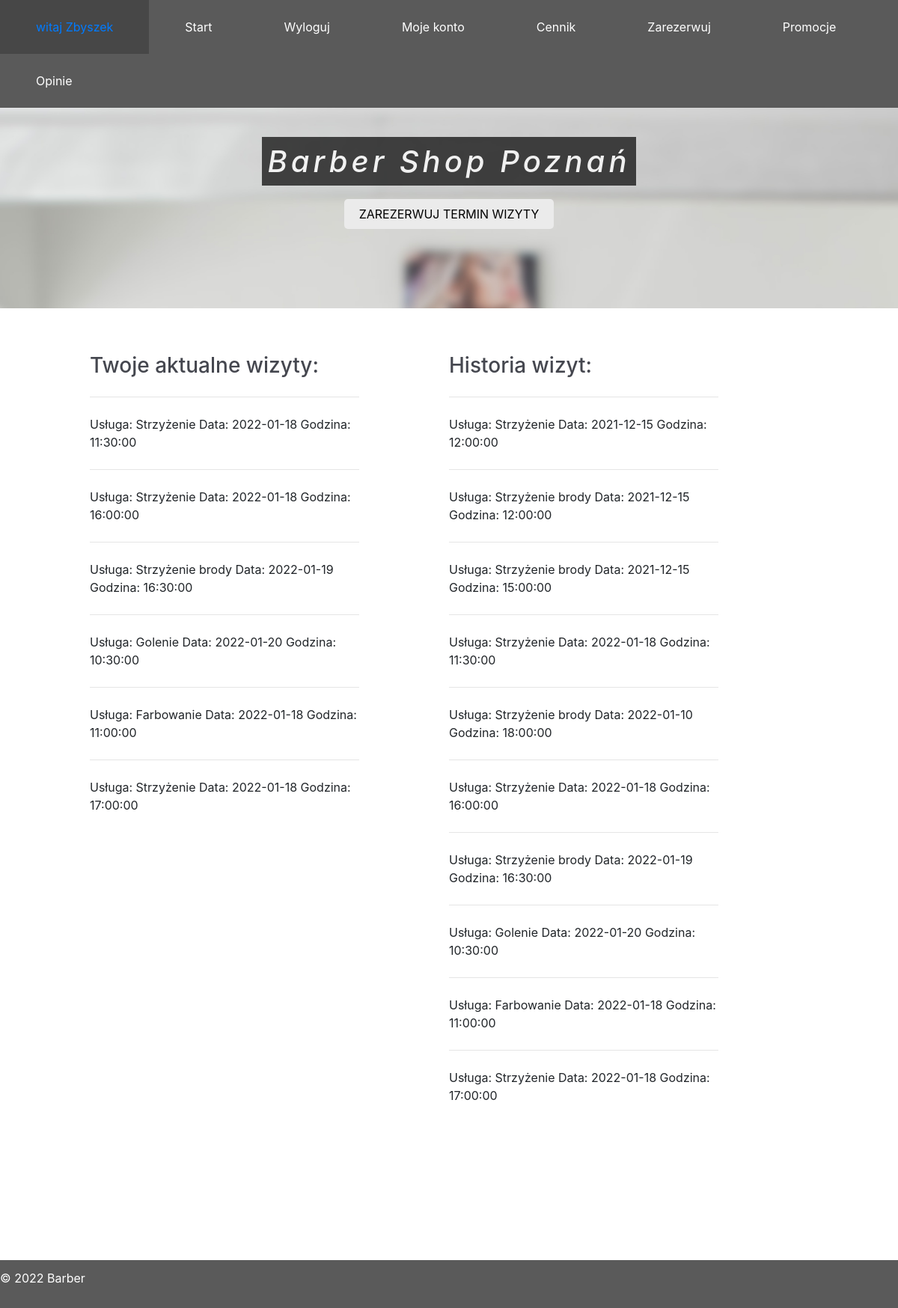
The page /user.php (signed in) on the database its author committed.
### tables this page shows
CREATE TABLE `reservation` (
  `ID_reservation` int(11) NOT NULL,
  `ID_uslugi` int(11) NOT NULL,
  `ID_os` int(11) NOT NULL,
  `ID_emp` int(11) NOT NULL,
  `Data` date NOT NULL,
  `Godzina` time NOT NULL
);

CREATE TABLE `uslugi` (
  `ID_uslugi` int(11) NOT NULL,
  `Usluga` text NOT NULL,
  `Cena` int(11) NOT NULL
);

### user.php (the view, shortened to what this page needs)
<!DOCTYPE html>
  <html>
	<head>
		<link rel="stylesheet" href="style/style.css">
		<link href="css/bootstrap-4.3.1.css" rel="stylesheet">
		<link href='https://code.ionicframework.com/ionicons/2.0.1/css/ionicons.min.css' rel='stylesheet' type='text/css'><link rel="stylesheet" href="https://cdnjs.cloudflare.com/ajax/libs/normalize/5.0.0/normalize.min.css">
	</head>
	<body>
		<div class="menu-container">
  <div class="menu">
    <ul>
		<li><a href="#">	<?php
	echo("witaj ".$_SESSION['Imie']);
	?></a></li>
      <li><a href="index.php">Start</a></li>
		<li>	<a href="logout.php">Wyloguj</a></li>
       <li><a href="user.php">Moje konto</a>
        </li>
		 <li><a href="home.php#price_listA">Cennik</a></li>
		<li><a href="rezerwacja.php">Zarezerwuj</a></li>
		<li><a href="home.php#promo">Promocje</a></li>
		<li><a href="home.php#opinie">Opinie</a></li>
    </ul>
  </div>
</div>
		<section class="banner_user">
			<div class="container center-text">
				<h1 style="line-height: 130%; "><mark id="mark_top">Barber Shop Poznań </mark></h1>
				<a class="button button-light" href="rezerwacja.php">Zarezerwuj termin wizyty</a>
			</div>
		</section>
			<div class="arch_info">
				<h3>Twoje aktualne wizyty:</h3>
			<?php
		$today_date = date("Y-m-d");
		require_once "connect.php";
	try
		{
			$polaczenie = mysqli_connect($host, $db_user, $db_password, $db_name);
			if ($polaczenie->connect_errno!=0)
			{
				throw new Exception(mysqli_connect_errno());
			}
			else
			{
			$wyswietl = $polaczenie->query("SELECT Usluga, Data, Godzina FROM reservation INNER JOIN uslugi ON reservation.ID_uslugi = uslugi.ID_uslugi WHERE ID_os='$_SESSION[ID_os]' AND Data >= '$today_date'");
       if (!$wyswietl) throw new Exception($polaczenie->error);
				else{
				         while ( $row = mysqli_fetch_row($wyswietl) )
						 {
					    echo("<hr class='my-4'> <p>Usługa: ");
						echo($row[0]);
					    echo("    Data:  ");
						echo("$row[1]");
					    echo("    Godzina:  ");
						echo($row[2]);
							  echo("</p></hr>");
						 }
				}
			}
	}
catch(Exception $e)
		{
			echo '<span style="color:red;">Błąd serwera! </span>';
			echo '<br />Informacja developerska: '.$e;
		}
		?>
</div>
			<div class="arch_info">
				<h3>Historia wizyt:</h3>
			<?php
		require_once "connect.php";
	try
		{
			$polaczenie = mysqli_connect($host, $db_user, $db_password, $db_name);
			if ($polaczenie->connect_errno!=0)
			{
				throw new Exception(mysqli_connect_errno());
			}
			else
			{
			$wyswietl = $polaczenie->query("SELECT Usluga, Data, Godzina FROM reservation INNER JOIN uslugi ON reservation.ID_uslugi = uslugi.ID_uslugi WHERE ID_os='$_SESSION[ID_os]'");
       if (!$wyswietl) throw new Exception($polaczenie->error);
				else{
				         while ( $row = mysqli_fetch_row($wyswietl) )
						 {
					    echo("<hr class='my-4'> <p>Usługa: ");
						echo($row[0]);
					    echo("    Data:  ");
						echo("$row[1]");
					    echo("    Godzina:  ");
						echo($row[2]);
							  echo("</p></hr>");
						 }
				}
			}
	}
catch(Exception $e)
		{
			echo '<span style="color:red;">Błąd serwera! </span>';
			echo '<br />Informacja developerska: '.$e;
		}
		?>
		</div>
		<footer class="site-footer" style="margin-top: 16%;">
			  <p>&copy; 2022 Barber </p>
		</footer>
	</body>
</html>

### style/style.css (style rules this page uses)
html, body, div, span, applet, object, iframe, h1, h2, h3, h4, h5, h6, p, blockquote, pre, a, abbr, acronym, address, big, cite, code, del, dfn, em, img, ins, kbd, q, s, samp, small, strike, strong, sub, sup, tt, var, b, u, i, center, dl, dt, dd, ol, ul, li, fieldset, form, label, legend, table, caption, tbody, tfoot, thead, tr, th, td, article, aside, canvas, details, embed, figure, figcaption, footer, header, hgroup, menu, nav, output, ruby, section, summary, time, mark, audio, video { margin: 0; padding: 0; border: 0; font-size: 100%; font: inherit; vertical-align: baseline; }
article, aside, details, figcaption, figure, footer, header, hgroup, menu, nav, section { display: block; }
body { line-height: 1; }
ol, ul { list-style: none; }
html { scroll-behavior: smooth; }
body { font-family: Arial, Helvetica, sans-serif; color: #7F8C8D; line-height: 1.7; height: 100%; }
p { margin-top: 6px; }
h2, h3, h4, label { color: #45474F; }
h1 { font-size: 54px; line-height: 1.2; }
h1, h3, h4, strong { font-weight: 600; }
h3 { font-size: 18px; }
section { clear: both; padding: 90px 0; overflow: auto; }
.container { max-width: 100%; margin-left: auto; margin-right: auto; height: auto !important; min-height: 100%; margin-top: 100px; }
.center-text { text-align: center; }
.button { display: inline-block; padding: 8px 20px; margin: 16px 0; text-decoration: none; text-transform: uppercase; border: none; border-radius: 5px; }
.button-light { background: #EBEBEB; color: black; }
.site-footer { background: #5a5a5a; color: #FFFFFF; padding: 1% 0 1% 0; }
a { text-decoration: none; }
#mark_top { background-color: black; color: #FFFFFF; opacity: 70%; font-style: italic; letter-spacing: 5px; }
.arch_info { float: left; max-width: 30%; padding-top: 5%; margin-left: 10%; }
.banner_user { color: rgb(0, 0, 0); background: url("../img/salon.jpg") center; background-size: cover; background-repeat: no-repeat; background-position: center; background-attachment: fixed; }
.menu a { color: white; }
.menu-container { width: 100%; margin: 0 auto; background: #5a5a5a; position: fixed; z-index: 9; }
.menu-dropdown-icon:before { content: "\f489"; font-family: "Ionicons"; display: none; cursor: pointer; float: right; padding: 1.5em 2em; background: #5a5a5a; color: #333; }
.menu > ul { margin: 0 auto; width: 100%; list-style: none; padding: 0; position: relative; box-sizing: border-box; }
.menu > ul:before, .menu > ul:after { content: ""; display: table; }
.menu > ul:after { clear: both; }
.menu > ul > li { float: left; background: #5a5a5a; padding: 0; margin: 0; }
.menu > ul > li a { text-decoration: none; padding: 1.5em 3em; display: block; }

### rows shown on the page
reservation: ID_uslugi.Usluga "Strzyżenie", Data "2022-01-18", Godzina "11:30:00"
reservation: ID_uslugi.Usluga "Strzyżenie", Data "2022-01-18", Godzina "16:00:00"
reservation: ID_uslugi.Usluga "Strzyżenie brody", Data "2022-01-19", Godzina "16:30:00"
reservation: ID_uslugi.Usluga "Golenie", Data "2022-01-20", Godzina "10:30:00"
reservation: ID_uslugi.Usluga "Farbowanie", Data "2022-01-18", Godzina "11:00:00"
reservation: ID_uslugi.Usluga "Strzyżenie", Data "2022-01-18", Godzina "17:00:00"
reservation: ID_uslugi.Usluga "Strzyżenie", Data "2021-12-15", Godzina "12:00:00"
reservation: ID_uslugi.Usluga "Strzyżenie brody", Data "2021-12-15", Godzina "12:00:00"
reservation: ID_uslugi.Usluga "Strzyżenie brody", Data "2021-12-15", Godzina "15:00:00"
reservation: ID_uslugi.Usluga "Strzyżenie brody", Data "2022-01-10", Godzina "18:00:00"

### other values the page prints
$_SESSION['Imie'] "Zbyszek"
